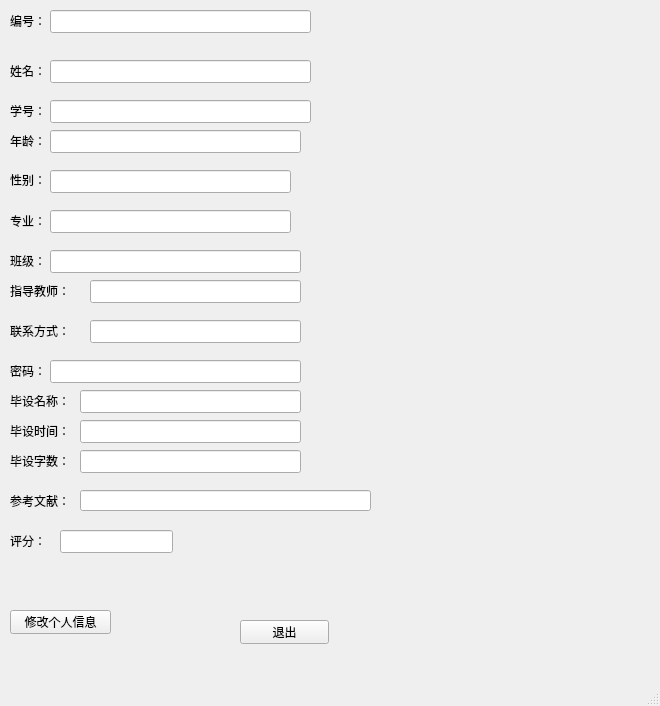
<?xml version="1.0" encoding="UTF-8"?>
<ui version="4.0">
 <class>stuWindow</class>
 <widget class="QMainWindow" name="stuWindow">
  <property name="geometry">
   <rect>
    <x>0</x>
    <y>0</y>
    <width>660</width>
    <height>706</height>
   </rect>
  </property>
  <property name="windowTitle">
   <string>MainWindow</string>
  </property>
  <widget class="QWidget" name="centralwidget">
   <widget class="QPushButton" name="btnOk">
    <property name="geometry">
     <rect>
      <x>10</x>
      <y>610</y>
      <width>101</width>
      <height>24</height>
     </rect>
    </property>
    <property name="text">
     <string>修改个人信息</string>
    </property>
   </widget>
   <widget class="QPushButton" name="btnCancel">
    <property name="geometry">
     <rect>
      <x>240</x>
      <y>620</y>
      <width>89</width>
      <height>24</height>
     </rect>
    </property>
    <property name="text">
     <string>退出</string>
    </property>
   </widget>
   <widget class="QLineEdit" name="pinfenEdit">
    <property name="geometry">
     <rect>
      <x>60</x>
      <y>530</y>
      <width>113</width>
      <height>23</height>
     </rect>
    </property>
    <property name="readOnly">
     <bool>true</bool>
    </property>
   </widget>
   <widget class="QLineEdit" name="bishetimeEdit">
    <property name="geometry">
     <rect>
      <x>80</x>
      <y>420</y>
      <width>221</width>
      <height>23</height>
     </rect>
    </property>
   </widget>
   <widget class="QLineEdit" name="wenxianEdit">
    <property name="geometry">
     <rect>
      <x>80</x>
      <y>490</y>
      <width>291</width>
      <height>21</height>
     </rect>
    </property>
   </widget>
   <widget class="QLabel" name="label_8">
    <property name="geometry">
     <rect>
      <x>10</x>
      <y>320</y>
      <width>72</width>
      <height>21</height>
     </rect>
    </property>
    <property name="text">
     <string>联系方式：</string>
    </property>
   </widget>
   <widget class="QLabel" name="label_6">
    <property name="geometry">
     <rect>
      <x>10</x>
      <y>250</y>
      <width>72</width>
      <height>21</height>
     </rect>
    </property>
    <property name="text">
     <string>班级：</string>
    </property>
   </widget>
   <widget class="QLabel" name="label_15">
    <property name="geometry">
     <rect>
      <x>10</x>
      <y>390</y>
      <width>72</width>
      <height>21</height>
     </rect>
    </property>
    <property name="text">
     <string>毕设名称：</string>
    </property>
   </widget>
   <widget class="QLineEdit" name="bishenameEdit">
    <property name="geometry">
     <rect>
      <x>80</x>
      <y>390</y>
      <width>221</width>
      <height>23</height>
     </rect>
    </property>
   </widget>
   <widget class="QLineEdit" name="IndexEdit">
    <property name="geometry">
     <rect>
      <x>50</x>
      <y>10</y>
      <width>261</width>
      <height>23</height>
     </rect>
    </property>
    <property name="readOnly">
     <bool>true</bool>
    </property>
   </widget>
   <widget class="QLineEdit" name="zishuEdit">
    <property name="geometry">
     <rect>
      <x>80</x>
      <y>450</y>
      <width>221</width>
      <height>23</height>
     </rect>
    </property>
   </widget>
   <widget class="QLabel" name="label_5">
    <property name="geometry">
     <rect>
      <x>10</x>
      <y>210</y>
      <width>72</width>
      <height>21</height>
     </rect>
    </property>
    <property name="text">
     <string>专业：</string>
    </property>
   </widget>
   <widget class="QLabel" name="label_10">
    <property name="geometry">
     <rect>
      <x>10</x>
      <y>420</y>
      <width>72</width>
      <height>21</height>
     </rect>
    </property>
    <property name="text">
     <string>毕设时间：</string>
    </property>
   </widget>
   <widget class="QLineEdit" name="nameEdit">
    <property name="geometry">
     <rect>
      <x>50</x>
      <y>60</y>
      <width>261</width>
      <height>23</height>
     </rect>
    </property>
    <property name="readOnly">
     <bool>false</bool>
    </property>
   </widget>
   <widget class="QLineEdit" name="numberEdit">
    <property name="geometry">
     <rect>
      <x>50</x>
      <y>100</y>
      <width>261</width>
      <height>23</height>
     </rect>
    </property>
    <property name="readOnly">
     <bool>true</bool>
    </property>
   </widget>
   <widget class="QLineEdit" name="sexEdit">
    <property name="geometry">
     <rect>
      <x>50</x>
      <y>170</y>
      <width>241</width>
      <height>23</height>
     </rect>
    </property>
   </widget>
   <widget class="QLabel" name="label_2">
    <property name="geometry">
     <rect>
      <x>10</x>
      <y>60</y>
      <width>72</width>
      <height>21</height>
     </rect>
    </property>
    <property name="text">
     <string>姓名：</string>
    </property>
   </widget>
   <widget class="QLabel" name="label_12">
    <property name="geometry">
     <rect>
      <x>10</x>
      <y>490</y>
      <width>72</width>
      <height>21</height>
     </rect>
    </property>
    <property name="text">
     <string>参考文献：</string>
    </property>
   </widget>
   <widget class="QLabel" name="label_4">
    <property name="geometry">
     <rect>
      <x>10</x>
      <y>170</y>
      <width>71</width>
      <height>20</height>
     </rect>
    </property>
    <property name="text">
     <string>性别：</string>
    </property>
   </widget>
   <widget class="QLabel" name="label_11">
    <property name="geometry">
     <rect>
      <x>10</x>
      <y>450</y>
      <width>72</width>
      <height>21</height>
     </rect>
    </property>
    <property name="text">
     <string>毕设字数：</string>
    </property>
   </widget>
   <widget class="QLabel" name="label_3">
    <property name="geometry">
     <rect>
      <x>10</x>
      <y>100</y>
      <width>72</width>
      <height>21</height>
     </rect>
    </property>
    <property name="text">
     <string>学号：</string>
    </property>
   </widget>
   <widget class="QLabel" name="label_7">
    <property name="geometry">
     <rect>
      <x>10</x>
      <y>280</y>
      <width>72</width>
      <height>21</height>
     </rect>
    </property>
    <property name="text">
     <string>指导教师：</string>
    </property>
   </widget>
   <widget class="QLabel" name="label_14">
    <property name="geometry">
     <rect>
      <x>10</x>
      <y>130</y>
      <width>72</width>
      <height>21</height>
     </rect>
    </property>
    <property name="text">
     <string>年龄：</string>
    </property>
   </widget>
   <widget class="QLineEdit" name="banjiEdit">
    <property name="geometry">
     <rect>
      <x>50</x>
      <y>250</y>
      <width>251</width>
      <height>23</height>
     </rect>
    </property>
   </widget>
   <widget class="QLabel" name="label_13">
    <property name="geometry">
     <rect>
      <x>10</x>
      <y>530</y>
      <width>72</width>
      <height>21</height>
     </rect>
    </property>
    <property name="text">
     <string>评分：</string>
    </property>
   </widget>
   <widget class="QLineEdit" name="teacherEdit">
    <property name="geometry">
     <rect>
      <x>90</x>
      <y>280</y>
      <width>211</width>
      <height>23</height>
     </rect>
    </property>
   </widget>
   <widget class="QLineEdit" name="ageEdit">
    <property name="geometry">
     <rect>
      <x>50</x>
      <y>130</y>
      <width>251</width>
      <height>23</height>
     </rect>
    </property>
   </widget>
   <widget class="QLabel" name="label">
    <property name="geometry">
     <rect>
      <x>10</x>
      <y>10</y>
      <width>72</width>
      <height>21</height>
     </rect>
    </property>
    <property name="text">
     <string>编号：</string>
    </property>
   </widget>
   <widget class="QLineEdit" name="phoneEdit">
    <property name="geometry">
     <rect>
      <x>90</x>
      <y>320</y>
      <width>211</width>
      <height>23</height>
     </rect>
    </property>
   </widget>
   <widget class="QLineEdit" name="pswdEdit">
    <property name="geometry">
     <rect>
      <x>50</x>
      <y>360</y>
      <width>251</width>
      <height>23</height>
     </rect>
    </property>
   </widget>
   <widget class="QLineEdit" name="zhuanyeEdit">
    <property name="geometry">
     <rect>
      <x>50</x>
      <y>210</y>
      <width>241</width>
      <height>23</height>
     </rect>
    </property>
   </widget>
   <widget class="QLabel" name="label_9">
    <property name="geometry">
     <rect>
      <x>10</x>
      <y>360</y>
      <width>72</width>
      <height>21</height>
     </rect>
    </property>
    <property name="text">
     <string>密码：</string>
    </property>
   </widget>
  </widget>
  <widget class="QMenuBar" name="menubar">
   <property name="geometry">
    <rect>
     <x>0</x>
     <y>0</y>
     <width>660</width>
     <height>25</height>
    </rect>
   </property>
  </widget>
  <widget class="QStatusBar" name="statusbar"/>
 </widget>
 <resources/>
 <connections/>
</ui>
